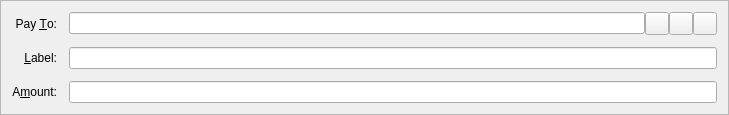
<?xml version="1.0" encoding="UTF-8"?>
<ui version="4.0">
 <class>SendCoinsEntry</class>
 <widget class="QFrame" name="SendCoinsEntry">
  <property name="geometry">
   <rect>
    <x>0</x>
    <y>0</y>
    <width>729</width>
    <height>110</height>
   </rect>
  </property>
  <property name="windowTitle">
   <string>Form</string>
  </property>
  <property name="frameShape">
   <enum>QFrame::StyledPanel</enum>
  </property>
  <property name="frameShadow">
   <enum>QFrame::Sunken</enum>
  </property>
  <layout class="QGridLayout" name="gridLayout">
   <property name="spacing">
    <number>12</number>
   </property>
   <item row="5" column="0">
    <widget class="QLabel" name="label">
     <property name="text">
      <string>A&amp;mount:</string>
     </property>
     <property name="alignment">
      <set>Qt::AlignRight|Qt::AlignTrailing|Qt::AlignVCenter</set>
     </property>
     <property name="buddy">
      <cstring>payAmount</cstring>
     </property>
    </widget>
   </item>
   <item row="3" column="0">
    <widget class="QLabel" name="label_2">
     <property name="text">
      <string>Pay &amp;To:</string>
     </property>
     <property name="alignment">
      <set>Qt::AlignRight|Qt::AlignTrailing|Qt::AlignVCenter</set>
     </property>
     <property name="buddy">
      <cstring>payTo</cstring>
     </property>
    </widget>
   </item>
   <item row="5" column="1">
    <widget class="BitcoinAmountField" name="payAmount"/>
   </item>
   <item row="4" column="1">
    <layout class="QHBoxLayout" name="horizontalLayout_2">
     <property name="spacing">
      <number>0</number>
     </property>
     <item>
      <widget class="QValidatedLineEdit" name="addAsLabel">
       <property name="enabled">
        <bool>true</bool>
       </property>
       <property name="toolTip">
        <string>Enter a label for this address to add it to your address book</string>
       </property>
      </widget>
     </item>
    </layout>
   </item>
   <item row="4" column="0">
    <widget class="QLabel" name="label_4">
     <property name="text">
      <string>&amp;Label:</string>
     </property>
     <property name="alignment">
      <set>Qt::AlignRight|Qt::AlignTrailing|Qt::AlignVCenter</set>
     </property>
     <property name="buddy">
      <cstring>addAsLabel</cstring>
     </property>
    </widget>
   </item>
   <item row="3" column="1">
    <layout class="QHBoxLayout" name="payToLayout">
     <property name="spacing">
      <number>0</number>
     </property>
     <item>
      <widget class="QValidatedLineEdit" name="payTo">
       <property name="toolTip">
        <string>The address to send the payment to  (e.g. dW27Xiz5jCZFXd4sGhZ3h8FkKLogZFAKWM)</string>
       </property>
       <property name="maxLength">
        <number>34</number>
       </property>
      </widget>
     </item>
     <item>
      <widget class="QToolButton" name="addressBookButton">
       <property name="toolTip">
        <string>Choose address from address book</string>
       </property>
       <property name="text">
        <string/>
       </property>
       <property name="icon">
        <iconset resource="../bitcoin.qrc">
         <normaloff>:/icons/address-book</normaloff>:/icons/address-book</iconset>
       </property>
       <property name="shortcut">
        <string>Alt+A</string>
       </property>
      </widget>
     </item>
     <item>
      <widget class="QToolButton" name="pasteButton">
       <property name="toolTip">
        <string>Paste address from clipboard</string>
       </property>
       <property name="text">
        <string/>
       </property>
       <property name="icon">
        <iconset resource="../bitcoin.qrc">
         <normaloff>:/icons/editpaste</normaloff>:/icons/editpaste</iconset>
       </property>
       <property name="shortcut">
        <string>Alt+P</string>
       </property>
      </widget>
     </item>
     <item>
      <widget class="QToolButton" name="deleteButton">
       <property name="toolTip">
        <string>Remove this recipient</string>
       </property>
       <property name="text">
        <string/>
       </property>
       <property name="icon">
        <iconset resource="../bitcoin.qrc">
         <normaloff>:/icons/remove</normaloff>:/icons/remove</iconset>
       </property>
      </widget>
     </item>
    </layout>
   </item>
  </layout>
 </widget>
 <customwidgets>
  <customwidget>
   <class>QValidatedLineEdit</class>
   <extends>QLineEdit</extends>
   <header>qvalidatedlineedit.h</header>
  </customwidget>
  <customwidget>
   <class>BitcoinAmountField</class>
   <extends>QLineEdit</extends>
   <header>bitcoinamountfield.h</header>
   <container>1</container>
  </customwidget>
 </customwidgets>
 <resources>
  <include location="../bitcoin.qrc"/>
 </resources>
 <connections/>
</ui>
